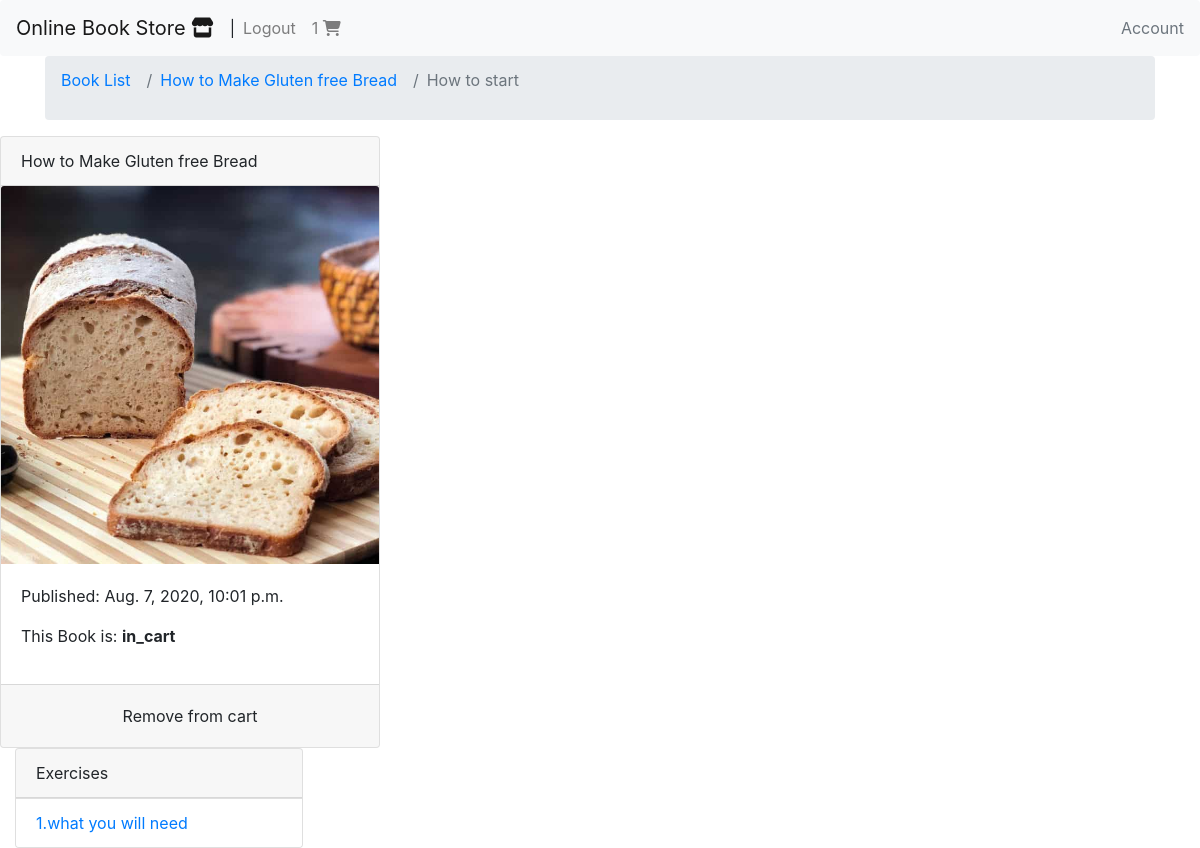
The app's page /HowtomakeGlutenfree/1 (signed in) with its own data.
### shopping_cart/models.py (models this page shows, shortened)
class Order(models.Model):
    user = models.ForeignKey(settings.AUTH_USER_MODEL,
                             on_delete=models.CASCADE)
    is_ordered = models.BooleanField(default=False)
    items = models.ManyToManyField(OrderItem)
    ref_code = models.CharField(max_length=50)

### books/models.py (models this page shows, shortened)
class Chapter(models.Model):
    book = models.ForeignKey(Book, on_delete=models.CASCADE)
    chapter_number = models.IntegerField()
    title = models.CharField(max_length=100)
    def __str__(self):
        return self.title

class Book(models.Model):
    authors = models.ManyToManyField(Author)
    title = models.CharField(max_length=100)
    publication_date = models.DateTimeField()
    isbn = models.CharField(max_length=16)
    slug = models.SlugField()
    cover = models.ImageField()
    price = models.FloatField()
    def get_absolute_url(self):
        return reverse('books:book-detail', kwargs={
            'slug': self.slug
        })

class Exercise(models.Model):
    chapter = models.ForeignKey(Chapter, on_delete=models.CASCADE)
    exercise_number = models.IntegerField()
    page_number = models.IntegerField()
    title = models.CharField(max_length=100)
    def get_absolute_url(self):
        return reverse('books:exercise-detail', kwargs={
            'book_slug': self.chapter.book.slug,
            'chapter_number': self.chapter.chapter_number,
            'exercise_number': self.exercise_number
        })

### books/views.py (the view)
# urls.py: path('<book_slug>/<int:chapter_number>', chapter_detail, name='chapter-detail'),
@login_required(redirect_field_name='/accounts/login')
def chapter_detail(request, book_slug, chapter_number):
    chapter_qs = Chapter.objects \
        .filter(book__slug=book_slug) \
        .filter(chapter_number=chapter_number)
    chapter = chapter_qs[0]
    book_status = check_book_relationship(request, chapter.book)
    if chapter_qs.exists():
        context = {
            'chapter': chapter,
            'chapter_qs': chapter_qs,
            'book_status': book_status
        }
        return render(request, "chapter_detail.html", context)
    return Http404

### books/models.py (called while the page is built)
    def book_list(self):
        return self.books.all()

### books/views.py (called while the page is built)
def check_book_relationship(request, book):
    if book in request.user.userlibrary.book_list():
        return OWNED
    order_qs = Order.objects.filter(user=request.user, is_ordered=False)
    if order_qs.exists():
        order = order_qs[0]
        order_item_qs = OrderItem.objects.filter(book=book)
        if order_item_qs.exists():
            order_item = order_item_qs[0]
            if order_item in order.items.all():
                return IN_CART
    return NOT_IN_CART

### shopping_cart/templatetags/cart_template_tags.py (called while the page is built)
@register.filter
def cart_item_count(user):
    if user.is_authenticated:
        qs = Order.objects.filter(user=user, is_ordered=False)
        if qs.exists():
            return qs[0].items.count()
        pass
    return 0

### books/templates/chapter_detail.html (shortened to what this page needs)
{% extends 'base.html' %}
{% block breadcrumb %}
<li class="breadcrumb-item" aria-current="page">
    <a href="{% url 'books:book-list' %}">Book List</a>
</li>
<li class="breadcrumb-item" aria-current="page">
    <p><a href="{{ chapter.book.get_absolute_url }}">
        {{ chapter.book.title}}</a></p>
</li>
<li class="breadcrumb-item active" aria-current="page">
    {{ chapter }}
</li>
{% endblock %}
{% block content %}
<div class='row'>
    <main class='col-md-4'>
        {% include 'book_snippet.html' with book=chapter.book %}
    <aside class='col-md-8'>
        <div class="card" style="width: 18rem;">
            <div class="card-header">
            Exercises
            </div>
            <ul class="list-group list-group-flush">
            {% for exercise in chapter.exercise_set.all %}
              <li class="list-group-item">  <a href="{{ exercise.get_absolute_url }}">
                {{ exercise.exercise_number }}.{{ exercise.title }}
            </a></li>
            {% endfor %}
            </ul>
          </div>
    </aside>
{% endblock %}

### books/templates/navbar.html (shortened to what this page needs)
{% load cart_template_tags %}
<nav class="navbar navbar-expand-lg navbar-light bg-light rounded">
<a class="navbar-brand" href="{% url 'books:book-list' %}">Online Book Store <i class="fas fa-store"></i></a>|
<div class="collapse navbar-collapse" id="navbarsExample09">
    <ul class="navbar-nav mr-auto">
    {% if request.user.is_authenticated %}
    <li class="nav-item">
        <a class="nav-link" href="{% url 'account_logout' %}">Logout</a>
    </li>
    <li class="nav-item">
        <a class="nav-link" href="{% url 'cart:order-summary' %}">
        {{ request.user|cart_item_count }}
        <i class="fas fa-shopping-cart"></i>
        </a>
    </li>
    {% endif %}
    </ul>
    <a class="text-muted" href="{% url 'cart:profile' %}">Account</a>
</div>
</nav>

### books/templates/book_snippet.html
<div class="card">
  <div class="card-header">{{ book.title }}</div>
  <img src="{{ book.cover.url }}" class="card-img-top" alt="...">
  <div class="card-body">
      <p class="card-text">Published: {{ book.publication_date }}</p>
      <p>This Book is: <b>{{ book_status }}</b></p>
  </div>
  {% if book_status != 'owned' %}
      <div class="card-footer">
      {% if book_status == 'in_cart' %}
      <a href="{% url 'cart:remove-from-cart' book.slug %}" class="btn btn-default btn-block">
          Remove from cart
      </a>
      {% else %}
      <a href="{% url 'cart:add-to-cart' book.slug %}" class="btn btn-warning btn-block">
          Add to cart
      </a>
      {% endif %}
      </div>
  {% endif %}
</div>
</div>

### records on screen
Chapter: book "How to Make Gluten free Bread", title "How to start"
Book: title "How to Make Gluten free Bread", cover (picture), publication_date "Aug. 7, 2020, 10:01 p.m."
Exercise: exercise_number "1", title "what you will need"

### other values on screen
{{ request.user|cart_item_count }} "1"
{{ book_status }} "in_cart"
